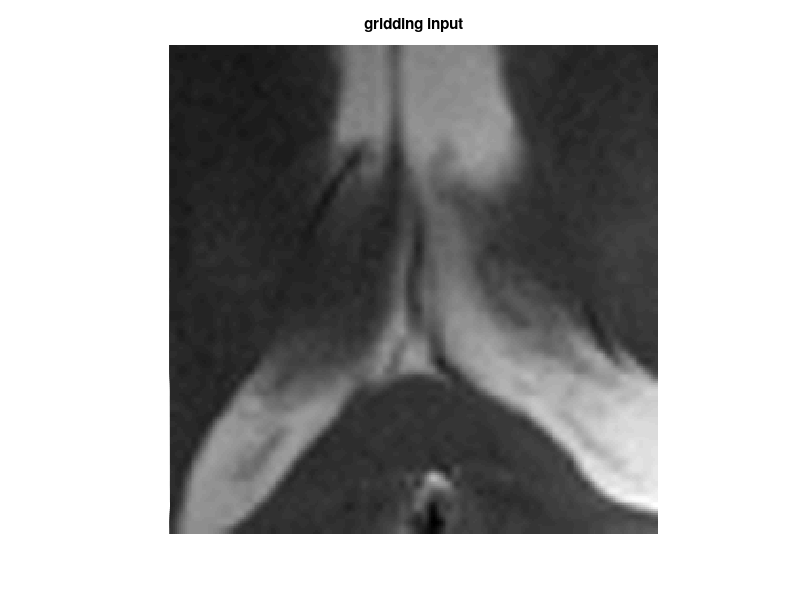

Write MATLAB code to recreate this figure. (Note: this script raises an error after producing the figure.)
%% testscript with operator usage
clear all; close all; clc;

%% add bin to path
addpath ../bin
addpath ../../daten
addpath(genpath('./GRIDDING3D'));

%% Load data
load img_brain_4ch;
%load noisy_phantom;
%load calf_data_cs;
%%
trimmed_size = 64;
img = img(128-trimmed_size/2+1:128+trimmed_size/2,128-trimmed_size/2+1:128+trimmed_size/2,:);
img_a = repmat(img(:,:,1),[1 1 trimmed_size]);
%img_a(1:10,1:10,:) = 0;
%img_a = flipdim(img_a,1);
%img_a = padarray(img(:,:,1),[0 0 trimmed_size/2]);
%%
size(img_a)
figure, imshow(imresize(abs(img_a(:,:,1)),4),[]), title('gridding input');

[nPE,nFE,nCh]=size(img_a);

%% Generate 96 radial projections rawdata
numSpokes = 96;

% Trajectory
theta=linspace(0,pi-pi/numSpokes,numSpokes);
rho=linspace(-0.5,0.5,nPE*2)';
k=rho*exp(-1j*theta);

%% generate Fourier sampling operator
%FT = GRIDDING3D(k, 1, 1, 0, [nPE,nFE], 2);
k_traj = [real(k(:))'; imag(k(:))';zeros(1,length(k(:)))];
imwidth = nPE;
osf = 2;
wg = 3;
sw = 8;
w = ones(1,length(k(:)));
FT = gridding3D(k_traj,w,imwidth,osf,wg,sw,'deappo');

%% generate radial data
dataRadial = FT*img_a;
%% density compensation
w = abs(rho);
w = repmat(w, [1, numSpokes,1]);
dataRadial_dc = dataRadial.*w(:);
%% recon
%no density compnesation
imgRegrid_kb = FT'*dataRadial;
%density compensated
imgRegrid_kb_dc = FT'*dataRadial_dc;

%% show results
figure, imshow(imresize(fliplr(flipud(abs(imgRegrid_kb_dc(:,:,1)))),4),[]), title('gridding dc');
